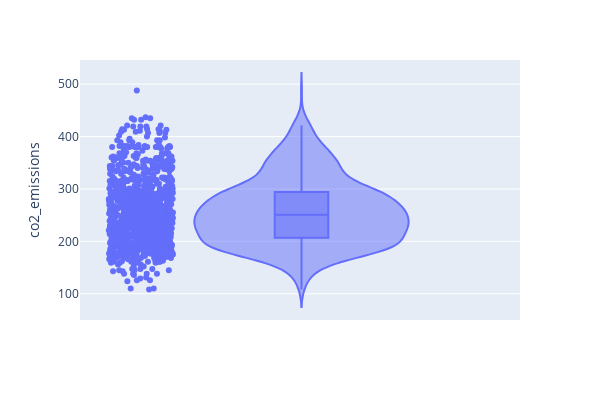

The cell this chart's notebook holds for it:
### Markdown cell above
- Histogram analysis of selected features, detecting outliers.
- Graphical analysis in scatter plots, trying to find a correlation between features
- Generate a correlation matrix (Correlation analysis with Pearson's correlation coefficient)
- Genearate a new dataset with the selected features for the next experiment (creating a linear regression model)

### Code cell
fig_config = {
    'data_frame': df,
    'y': "co2_emissions",
    'width': 600, 
    'height': 400,
    'box': True,
    'points':"all"
}

fig = px.violin(**fig_config)


fig.show()

### Figure 1 — Plotly figure (JSON) as saved in the notebook; plotly's stock layout.template omitted (floating-point values rounded to 4 significant figures; data arrays with more than 128 entries replaced by an {"elided": "..."} marker saying what was removed)
{"data": [{"alignmentgroup": "True", "box": {"visible": true}, "hovertemplate": "co2_emissions=%{y}<extra></extra>", "legendgroup": "", "marker": {"color": "#636efa"}, "name": "", "offsetgroup": "", "orientation": "v", "points": "all", "scalegroup": "True", "showlegend": false, "type": "violin", "x0": " ", "xaxis": "x", "y": {"elided": "1067 int values"}, "y0": " ", "yaxis": "y"}], "layout": {"height": 400, "legend": {"tracegroupgap": 0}, "margin": {"t": 60}, "violinmode": "group", "width": 600, "xaxis": {"anchor": "y", "domain": [0, 1]}, "yaxis": {"anchor": "x", "domain": [0, 1], "title": {"text": "co2_emissions"}}}}
